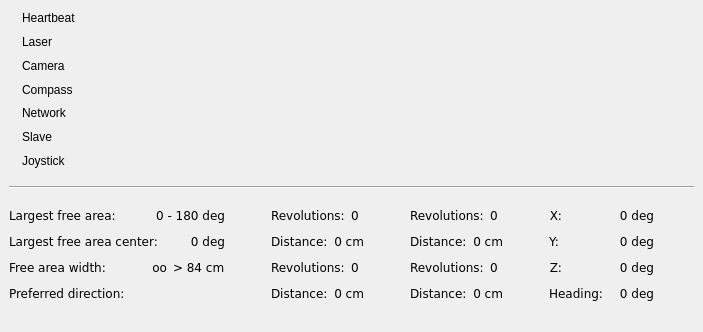
  <widget class="QDockWidget" name="dockState">
   <property name="windowIcon">
    <iconset resource="../direcs.qrc">
     <normaloff>:/images/images/led_green.gif</normaloff>:/images/images/led_green.gif</iconset>
   </property>
   <property name="windowTitle">
    <string>State</string>
   </property>
   <attribute name="dockWidgetArea">
    <number>2</number>
   </attribute>
   <widget class="QWidget" name="dockWidgetContents_2">
    <layout class="QGridLayout" name="gridLayout_8">
     <item row="0" column="0">
      <layout class="QGridLayout" name="gridLayout_7">
       <item row="0" column="0">
        <layout class="QHBoxLayout" name="horizontalLayout_25">
         <item>
          <layout class="QGridLayout" name="gridLayout_2">
           <item row="0" column="0">
            <widget class="QLabel" name="lblLEDHeartbeat">
             <property name="pixmap">
              <pixmap resource="../direcs.qrc">:/images/images/led_gray.gif</pixmap>
             </property>
            </widget>
           </item>
           <item row="0" column="1">
            <widget class="QLabel" name="label">
             <property name="text">
              <string>Heartbeat</string>
             </property>
            </widget>
           </item>
           <item row="3" column="0">
            <widget class="QLabel" name="lblLEDCompass">
             <property name="pixmap">
              <pixmap resource="../direcs.qrc">:/images/images/led_gray.gif</pixmap>
             </property>
            </widget>
           </item>
           <item row="3" column="1">
            <widget class="QLabel" name="label_2">
             <property name="text">
              <string>Compass</string>
             </property>
            </widget>
           </item>
           <item row="6" column="0">
            <widget class="QLabel" name="lblLEDJoystick">
             <property name="pixmap">
              <pixmap resource="../direcs.qrc">:/images/images/led_gray.gif</pixmap>
             </property>
            </widget>
           </item>
           <item row="6" column="1">
            <widget class="QLabel" name="label_4">
             <property name="text">
              <string>Joystick</string>
             </property>
            </widget>
           </item>
           <item row="1" column="1">
            <widget class="QLabel" name="label_6">
             <property name="text">
              <string>Laser</string>
             </property>
            </widget>
           </item>
           <item row="1" column="0">
            <widget class="QLabel" name="lblLEDLaser">
             <property name="pixmap">
              <pixmap resource="../direcs.qrc">:/images/images/led_gray.gif</pixmap>
             </property>
            </widget>
           </item>
           <item row="2" column="0">
            <widget class="QLabel" name="lblLEDCamera">
             <property name="pixmap">
              <pixmap resource="../direcs.qrc">:/images/images/led_gray.gif</pixmap>
             </property>
            </widget>
           </item>
           <item row="2" column="1">
            <widget class="QLabel" name="label_3">
             <property name="text">
              <string>Camera</string>
             </property>
            </widget>
           </item>
           <item row="4" column="0">
            <widget class="QLabel" name="lblLEDNetwork">
             <property name="pixmap">
              <pixmap resource="../direcs.qrc">:/images/images/led_gray.gif</pixmap>
             </property>
            </widget>
           </item>
           <item row="4" column="1">
            <widget class="QLabel" name="label_5">
             <property name="text">
              <string>Network</string>
             </property>
            </widget>
           </item>
           <item row="5" column="1">
            <widget class="QLabel" name="lblMasterSlave">
             <property name="text">
              <string>Slave</string>
             </property>
            </widget>
           </item>
           <item row="5" column="0">
            <widget class="QLabel" name="lblLEDMasterSlave">
             <property name="pixmap">
              <pixmap resource="../direcs.qrc">:/images/images/led_gray.gif</pixmap>
             </property>
            </widget>
           </item>
          </layout>
         </item>
         <item>
          <spacer name="horizontalSpacer_16">
           <property name="orientation">
            <enum>Qt::Horizontal</enum>
           </property>
           <property name="sizeHint" stdset="0">
            <size>
             <width>10</width>
             <height>20</height>
            </size>
           </property>
          </spacer>
         </item>
         <item>
          <layout class="QHBoxLayout" name="horizontalLayout_22">
           <item>
            <widget class="QWidget" name="widgetHeartbeat" native="true">
             <property name="sizePolicy">
              <sizepolicy hsizetype="Minimum" vsizetype="Minimum">
               <horstretch>0</horstretch>
               <verstretch>0</verstretch>
              </sizepolicy>
             </property>
             <property name="minimumSize">
              <size>
               <width>305</width>
               <height>161</height>
              </size>
             </property>
            </widget>
           </item>
          </layout>
         </item>
         <item>
          <spacer name="horizontalSpacer">
           <property name="orientation">
            <enum>Qt::Horizontal</enum>
           </property>
           <property name="sizeHint" stdset="0">
            <size>
             <width>10</width>
             <height>20</height>
            </size>
           </property>
          </spacer>
         </item>
         <item>
          <layout class="QVBoxLayout" name="verticalLayout_10">
           <item>
            <layout class="QHBoxLayout" name="horizontalLayout_24">
             <item>
              <widget class="QLabel" name="lblLEDFrontLeft4">
               <property name="pixmap">
                <pixmap resource="../direcs.qrc">:/images/images/led_gray.gif</pixmap>
               </property>
               <property name="alignment">
                <set>Qt::AlignCenter</set>
               </property>
              </widget>
             </item>
             <item>
              <spacer name="horizontalSpacer_17">
               <property name="orientation">
                <enum>Qt::Horizontal</enum>
               </property>
               <property name="sizeHint" stdset="0">
                <size>
                 <width>40</width>
                 <height>20</height>
                </size>
               </property>
              </spacer>
             </item>
             <item>
              <widget class="QLabel" name="lblLEDFrontRight3">
               <property name="pixmap">
                <pixmap resource="../direcs.qrc">:/images/images/led_gray.gif</pixmap>
               </property>
               <property name="alignment">
                <set>Qt::AlignCenter</set>
               </property>
              </widget>
             </item>
            </layout>
           </item>
           <item>
            <widget class="QLabel" name="stateRobotPicture">
             <property name="maximumSize">
              <size>
               <width>94</width>
               <height>107</height>
              </size>
             </property>
             <property name="text">
              <string/>
             </property>
             <property name="pixmap">
              <pixmap resource="../direcs.qrc">:/images/images/bot_from_above.png</pixmap>
             </property>
             <property name="scaledContents">
              <bool>true</bool>
             </property>
             <property name="alignment">
              <set>Qt::AlignCenter</set>
             </property>
            </widget>
           </item>
           <item>
            <layout class="QHBoxLayout" name="horizontalLayout_23">
             <item>
              <widget class="QLabel" name="lblLEDBackLeft2">
               <property name="pixmap">
                <pixmap resource="../direcs.qrc">:/images/images/led_gray.gif</pixmap>
               </property>
               <property name="alignment">
                <set>Qt::AlignCenter</set>
               </property>
              </widget>
             </item>
             <item>
              <spacer name="horizontalSpacer_18">
               <property name="orientation">
                <enum>Qt::Horizontal</enum>
               </property>
               <property name="sizeHint" stdset="0">
                <size>
                 <width>40</width>
                 <height>20</height>
                </size>
               </property>
              </spacer>
             </item>
             <item>
              <widget class="QLabel" name="lblLEDBackRight1">
               <property name="pixmap">
                <pixmap resource="../direcs.qrc">:/images/images/led_gray.gif</pixmap>
               </property>
               <property name="alignment">
                <set>Qt::AlignCenter</set>
               </property>
              </widget>
             </item>
            </layout>
           </item>
          </layout>
         </item>
         <item>
          <spacer name="horizontalSpacer_19">
           <property name="orientation">
            <enum>Qt::Horizontal</enum>
           </property>
           <property name="sizeHint" stdset="0">
            <size>
             <width>10</width>
             <height>20</height>
            </size>
           </property>
          </spacer>
         </item>
         <item>
          <layout class="QVBoxLayout" name="verticalLayout_2">
           <item>
            <widget class="QWidget" name="frameCompass" native="true">
             <property name="minimumSize">
              <size>
               <width>120</width>
               <height>120</height>
              </size>
             </property>
             <property name="maximumSize">
              <size>
               <width>120</width>
               <height>120</height>
              </size>
             </property>
             <property name="autoFillBackground">
              <bool>true</bool>
             </property>
            </widget>
           </item>
           <item>
            <spacer name="verticalSpacer_5">
             <property name="orientation">
              <enum>Qt::Vertical</enum>
             </property>
             <property name="sizeHint" stdset="0">
              <size>
               <width>20</width>
               <height>40</height>
              </size>
             </property>
            </spacer>
           </item>
          </layout>
         </item>
        </layout>
       </item>
       <item row="1" column="0">
        <spacer name="verticalSpacer_8">
         <property name="orientation">
          <enum>Qt::Vertical</enum>
         </property>
         <property name="sizeHint" stdset="0">
          <size>
           <width>20</width>
           <height>10</height>
          </size>
         </property>
        </spacer>
       </item>
       <item row="6" column="0">
        <layout class="QHBoxLayout" name="horizontalLayout_21">
         <item>
          <layout class="QVBoxLayout" name="verticalLayout_13">
           <item>
            <layout class="QHBoxLayout" name="horizontalLayout_16">
             <item>
              <widget class="QLabel" name="label18_8">
               <property name="font">
                <font>
                 <family>Verdana</family>
                </font>
               </property>
               <property name="text">
                <string>Largest free area:</string>
               </property>
              </widget>
             </item>
             <item>
              <widget class="QLabel" name="lblLaserFrontFreeArea">
               <property name="font">
                <font>
                 <family>Verdana</family>
                </font>
               </property>
               <property name="text">
                <string>0 - 180 deg</string>
               </property>
               <property name="alignment">
                <set>Qt::AlignRight|Qt::AlignTrailing|Qt::AlignVCenter</set>
               </property>
              </widget>
             </item>
            </layout>
           </item>
           <item>
            <layout class="QHBoxLayout" name="horizontalLayout_18">
             <item>
              <widget class="QLabel" name="label18_9">
               <property name="font">
                <font>
                 <family>Verdana</family>
                </font>
               </property>
               <property name="text">
                <string>Largest free area center:</string>
               </property>
              </widget>
             </item>
             <item>
              <widget class="QLabel" name="lblLaserFrontFreeCenter">
               <property name="font">
                <font>
                 <family>Verdana</family>
                </font>
               </property>
               <property name="text">
                <string>0 deg</string>
               </property>
               <property name="alignment">
                <set>Qt::AlignRight|Qt::AlignTrailing|Qt::AlignVCenter</set>
               </property>
              </widget>
             </item>
            </layout>
           </item>
           <item>
            <layout class="QHBoxLayout" name="horizontalLayout_19">
             <item>
              <widget class="QLabel" name="label18_10">
               <property name="font">
                <font>
                 <family>Verdana</family>
                </font>
               </property>
               <property name="text">
                <string>Free area width:</string>
               </property>
              </widget>
             </item>
             <item>
              <spacer name="horizontalSpacer_15">
               <property name="orientation">
                <enum>Qt::Horizontal</enum>
               </property>
               <property name="sizeHint" stdset="0">
                <size>
                 <width>40</width>
                 <height>20</height>
                </size>
               </property>
              </spacer>
             </item>
             <item>
              <widget class="QLabel" name="lblLaserFrontFreeWidth">
               <property name="font">
                <font>
                 <family>Verdana</family>
                </font>
               </property>
               <property name="text">
                <string>oo</string>
               </property>
               <property name="alignment">
                <set>Qt::AlignRight|Qt::AlignTrailing|Qt::AlignVCenter</set>
               </property>
              </widget>
             </item>
             <item>
              <widget class="QLabel" name="lblPassageWidth">
               <property name="font">
                <font>
                 <family>Verdana</family>
                </font>
               </property>
               <property name="text">
                <string>&gt; 84 cm</string>
               </property>
               <property name="alignment">
                <set>Qt::AlignLeading|Qt::AlignLeft|Qt::AlignVCenter</set>
               </property>
              </widget>
             </item>
            </layout>
           </item>
           <item>
            <layout class="QHBoxLayout" name="horizontalLayout_20">
             <item>
              <widget class="QLabel" name="label18_11">
               <property name="font">
                <font>
                 <family>Verdana</family>
                </font>
               </property>
               <property name="text">
                <string>Preferred direction:</string>
               </property>
              </widget>
             </item>
             <item>
              <widget class="QLabel" name="lblPreferredDirection">
               <property name="sizePolicy">
                <sizepolicy hsizetype="Fixed" vsizetype="Fixed">
                 <horstretch>0</horstretch>
                 <verstretch>0</verstretch>
                </sizepolicy>
               </property>
               <property name="maximumSize">
                <size>
                 <width>32</width>
                 <height>32</height>
                </size>
               </property>
               <property name="font">
                <font>
                 <family>Verdana</family>
                </font>
               </property>
               <property name="pixmap">
                <pixmap resource="../direcs.qrc">:/images/images/middle.png</pixmap>
               </property>
               <property name="scaledContents">
                <bool>true</bool>
               </property>
              </widget>
             </item>
            </layout>
           </item>
          </layout>
         </item>
         <item>
          <spacer name="horizontalSpacer_14">
           <property name="orientation">
            <enum>Qt::Horizontal</enum>
           </property>
           <property name="sizeHint" stdset="0">
            <size>
             <width>40</width>
             <height>20</height>
            </size>
           </property>
          </spacer>
         </item>
         <item>
          <layout class="QGridLayout" name="gridLayout_4">
           <item row="0" column="0">
            <layout class="QHBoxLayout" name="_26">
             <item>
              <widget class="QLabel" name="textLabel1_5">
               <property name="font">
                <font>
                 <family>Verdana</family>
                </font>
               </property>
               <property name="text">
                <string>Revolutions:</string>
               </property>
              </widget>
             </item>
             <item>
              <widget class="QLabel" name="labelRevolutions4">
               <property name="font">
                <font>
                 <family>Verdana</family>
                </font>
               </property>
               <property name="layoutDirection">
                <enum>Qt::RightToLeft</enum>
               </property>
               <property name="text">
                <string>0</string>
               </property>
              </widget>
             </item>
            </layout>
           </item>
           <item row="0" column="2">
            <layout class="QHBoxLayout" name="_1">
             <item>
              <widget class="QLabel" name="textLabel1_3">
               <property name="font">
                <font>
                 <family>Verdana</family>
                </font>
               </property>
               <property name="text">
                <string>Revolutions:</string>
               </property>
              </widget>
             </item>
             <item>
              <widget class="QLabel" name="labelRevolutions3">
               <property name="font">
                <font>
                 <family>Verdana</family>
                </font>
               </property>
               <property name="layoutDirection">
                <enum>Qt::RightToLeft</enum>
               </property>
               <property name="text">
                <string>0</string>
               </property>
              </widget>
             </item>
            </layout>
           </item>
           <item row="1" column="0">
            <layout class="QHBoxLayout" name="_27">
             <item>
              <widget class="QLabel" name="textLabel1_6">
               <property name="font">
                <font>
                 <family>Verdana</family>
                </font>
               </property>
               <property name="text">
                <string>Distance:</string>
               </property>
              </widget>
             </item>
             <item>
              <widget class="QLabel" name="labelDrivenDistance4">
               <property name="font">
                <font>
                 <family>Verdana</family>
                </font>
               </property>
               <property name="text">
                <string>0 cm</string>
               </property>
               <property name="alignment">
                <set>Qt::AlignRight|Qt::AlignTrailing|Qt::AlignVCenter</set>
               </property>
              </widget>
             </item>
            </layout>
           </item>
           <item row="1" column="2">
            <layout class="QHBoxLayout" name="_0">
             <item>
              <widget class="QLabel" name="textLabel1_4">
               <property name="font">
                <font>
                 <family>Verdana</family>
                </font>
               </property>
               <property name="text">
                <string>Distance:</string>
               </property>
              </widget>
             </item>
             <item>
              <widget class="QLabel" name="labelDrivenDistance3">
               <property name="font">
                <font>
                 <family>Verdana</family>
                </font>
               </property>
               <property name="text">
                <string>0 cm</string>
               </property>
               <property name="alignment">
                <set>Qt::AlignRight|Qt::AlignTrailing|Qt::AlignVCenter</set>
               </property>
              </widget>
             </item>
            </layout>
           </item>
           <item row="2" column="0">
            <layout class="QHBoxLayout" name="_20">
             <item>
              <widget class="QLabel" name="textLabel2_7">
               <property name="font">
                <font>
                 <family>Verdana</family>
                </font>
               </property>
               <property name="text">
                <string>Revolutions:</string>
               </property>
              </widget>
             </item>
             <item>
              <widget class="QLabel" name="labelRevolutions2">
               <property name="font">
                <font>
                 <family>Verdana</family>
                </font>
               </property>
               <property name="layoutDirection">
                <enum>Qt::RightToLeft</enum>
               </property>
               <property name="text">
                <string>0</string>
               </property>
              </widget>
             </item>
            </layout>
           </item>
           <item row="2" column="2">
            <layout class="QHBoxLayout" name="_16">
             <item>
              <widget class="QLabel" name="textLabel1_2">
               <property name="font">
                <font>
                 <family>Verdana</family>
                </font>
               </property>
               <property name="text">
                <string>Revolutions:</string>
               </property>
              </widget>
             </item>
             <item>
              <widget class="QLabel" name="labelRevolutions1">
               <property name="font">
                <font>
                 <family>Verdana</family>
                </font>
               </property>
               <property name="layoutDirection">
                <enum>Qt::RightToLeft</enum>
               </property>
               <property name="text">
                <string>0</string>
               </property>
              </widget>
             </item>
            </layout>
           </item>
           <item row="3" column="0">
            <layout class="QHBoxLayout" name="_21">
             <item>
              <widget class="QLabel" name="textLabel2_6">
               <property name="font">
                <font>
                 <family>Verdana</family>
                </font>
               </property>
               <property name="text">
                <string>Distance:</string>
               </property>
              </widget>
             </item>
             <item>
              <widget class="QLabel" name="labelDrivenDistance2">
               <property name="font">
                <font>
                 <family>Verdana</family>
                </font>
               </property>
               <property name="text">
                <string>0 cm</string>
               </property>
               <property name="alignment">
                <set>Qt::AlignRight|Qt::AlignTrailing|Qt::AlignVCenter</set>
               </property>
              </widget>
             </item>
            </layout>
           </item>
           <item row="3" column="2">
            <layout class="QHBoxLayout" name="_17">
             <item>
              <widget class="QLabel" name="textLabel1">
               <property name="font">
                <font>
                 <family>Verdana</family>
                </font>
               </property>
               <property name="text">
                <string>Distance:</string>
               </property>
              </widget>
             </item>
             <item>
              <widget class="QLabel" name="labelDrivenDistance1">
               <property name="font">
                <font>
                 <family>Verdana</family>
                </font>
               </property>
               <property name="text">
                <string>0 cm</string>
               </property>
               <property name="alignment">
                <set>Qt::AlignRight|Qt::AlignTrailing|Qt::AlignVCenter</set>
               </property>
              </widget>
             </item>
            </layout>
           </item>
           <item row="2" column="1">
            <spacer name="horizontalSpacer_13">
             <property name="orientation">
              <enum>Qt::Horizontal</enum>
             </property>
             <property name="sizeHint" stdset="0">
              <size>
               <width>40</width>
               <height>20</height>
              </size>
             </property>
            </spacer>
           </item>
          </layout>
         </item>
         <item>
          <spacer name="horizontalSpacer_11">
           <property name="orientation">
            <enum>Qt::Horizontal</enum>
           </property>
           <property name="sizeHint" stdset="0">
            <size>
             <width>40</width>
             <height>20</height>
            </size>
           </property>
          </spacer>
         </item>
         <item>
          <layout class="QVBoxLayout" name="verticalLayout_4">
           <item>
            <layout class="QHBoxLayout" name="horizontalLayout_3">
             <item>
              <widget class="QLabel" name="label18_12">
               <property name="font">
                <font>
                 <family>Verdana</family>
                </font>
               </property>
               <property name="text">
                <string>X:</string>
               </property>
               <property name="alignment">
                <set>Qt::AlignRight|Qt::AlignTrailing|Qt::AlignVCenter</set>
               </property>
              </widget>
             </item>
             <item>
              <spacer name="horizontalSpacer_3">
               <property name="orientation">
                <enum>Qt::Horizontal</enum>
               </property>
               <property name="sizeHint" stdset="0">
                <size>
                 <width>40</width>
                 <height>20</height>
                </size>
               </property>
              </spacer>
             </item>
             <item>
              <widget class="QLabel" name="lblCompassX">
               <property name="font">
                <font>
                 <family>Verdana</family>
                </font>
               </property>
               <property name="text">
                <string>0 deg</string>
               </property>
               <property name="alignment">
                <set>Qt::AlignRight|Qt::AlignTrailing|Qt::AlignVCenter</set>
               </property>
              </widget>
             </item>
            </layout>
           </item>
           <item>
            <layout class="QHBoxLayout" name="horizontalLayout_12">
             <item>
              <widget class="QLabel" name="label18_13">
               <property name="font">
                <font>
                 <family>Verdana</family>
                </font>
               </property>
               <property name="text">
                <string>Y:</string>
               </property>
               <property name="alignment">
                <set>Qt::AlignRight|Qt::AlignTrailing|Qt::AlignVCenter</set>
               </property>
              </widget>
             </item>
             <item>
              <spacer name="horizontalSpacer_5">
               <property name="orientation">
                <enum>Qt::Horizontal</enum>
               </property>
               <property name="sizeHint" stdset="0">
                <size>
                 <width>40</width>
                 <height>20</height>
                </size>
               </property>
              </spacer>
             </item>
             <item>
              <widget class="QLabel" name="lblCompassY">
               <property name="font">
                <font>
                 <family>Verdana</family>
                </font>
               </property>
               <property name="text">
                <string>0 deg</string>
               </property>
               <property name="alignment">
                <set>Qt::AlignRight|Qt::AlignTrailing|Qt::AlignVCenter</set>
               </property>
              </widget>
             </item>
            </layout>
           </item>
           <item>
            <layout class="QHBoxLayout" name="horizontalLayout_13">
             <item>
              <widget class="QLabel" name="label18_14">
               <property name="font">
                <font>
                 <family>Verdana</family>
                </font>
               </property>
               <property name="text">
                <string>Z:</string>
               </property>
               <property name="alignment">
                <set>Qt::AlignRight|Qt::AlignTrailing|Qt::AlignVCenter</set>
               </property>
              </widget>
             </item>
             <item>
              <spacer name="horizontalSpacer_20">
               <property name="orientation">
                <enum>Qt::Horizontal</enum>
               </property>
               <property name="sizeHint" stdset="0">
                <size>
                 <width>40</width>
                 <height>20</height>
                </size>
               </property>
              </spacer>
             </item>
             <item>
              <widget class="QLabel" name="lblCompassZ">
               <property name="font">
                <font>
                 <family>Verdana</family>
                </font>
               </property>
               <property name="text">
                <string>0 deg</string>
               </property>
               <property name="alignment">
                <set>Qt::AlignRight|Qt::AlignTrailing|Qt::AlignVCenter</set>
               </property>
              </widget>
             </item>
            </layout>
           </item>
           <item>
            <layout class="QHBoxLayout" name="horizontalLayout_14">
             <item>
              <widget class="QLabel" name="label18_15">
               <property name="font">
                <font>
                 <family>Verdana</family>
                </font>
               </property>
               <property name="text">
                <string>Heading:</string>
               </property>
               <property name="alignment">
                <set>Qt::AlignRight|Qt::AlignTrailing|Qt::AlignVCenter</set>
               </property>
              </widget>
             </item>
             <item>
              <spacer name="horizontalSpacer_21">
               <property name="orientation">
                <enum>Qt::Horizontal</enum>
               </property>
               <property name="sizeHint" stdset="0">
                <size>
                 <width>10</width>
                 <height>20</height>
                </size>
               </property>
              </spacer>
             </item>
             <item>
              <widget class="QLabel" name="lblCompassHeading">
               <property name="font">
                <font>
                 <family>Verdana</family>
                </font>
               </property>
               <property name="text">
                <string>0 deg</string>
               </property>
               <property name="alignment">
                <set>Qt::AlignRight|Qt::AlignTrailing|Qt::AlignVCenter</set>
               </property>
              </widget>
             </item>
            </layout>
           </item>
          </layout>
         </item>
         <item>
          <spacer name="horizontalSpacer_10">
           <property name="orientation">
            <enum>Qt::Horizontal</enum>
           </property>
           <property name="sizeHint" stdset="0">
            <size>
             <width>40</width>
             <height>20</height>
            </size>
           </property>
          </spacer>
         </item>
        </layout>
       </item>
       <item row="7" column="0">
        <spacer name="verticalSpacer_7">
         <property name="orientation">
          <enum>Qt::Vertical</enum>
         </property>
         <property name="sizeHint" stdset="0">
          <size>
           <width>20</width>
           <height>20</height>
          </size>
         </property>
        </spacer>
       </item>
       <item row="3" column="0">
        <spacer name="verticalSpacer_9">
         <property name="orientation">
          <enum>Qt::Vertical</enum>
         </property>
         <property name="sizeHint" stdset="0">
          <size>
           <width>28</width>
           <height>10</height>
          </size>
         </property>
        </spacer>
       </item>
       <item row="2" column="0">
        <widget class="Line" name="line">
         <property name="orientation">
          <enum>Qt::Horizontal</enum>
         </property>
        </widget>
       </item>
      </layout>
     </item>
    </layout>
   </widget>
  </widget>
